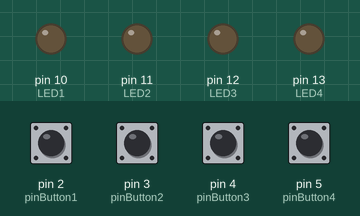
The sketch below on a simulated Arduino Uno, built with avr-gcc and run on an emulated ATmega328P. Parts: output pins drawn as LEDs (lit = HIGH). The inputs (shaded band) are chosen by the test bench; at power-on: pin 2 (pinButton1), pin 3 (pinButton2), pin 4 (pinButton3), pin 5 (pinButton4) LOW.

Above: at 1.2 s.
1.3 s: pin 2 (pinButton1) pulled HIGH for 1 s
At 3.1 s:
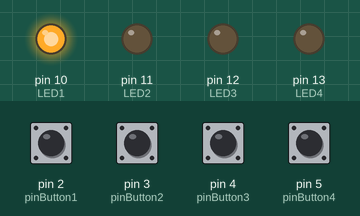
3.8 s: pin 3 (pinButton2) pulled HIGH for 0.15 s
At 4.3 s:
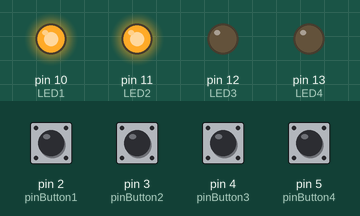
5.4 s: pin 4 (pinButton3) pulled HIGH for 0.15 s
At 6.6 s:
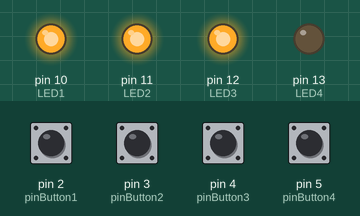
7.0 s: pin 5 (pinButton4) pulled HIGH for 0.15 s
At 8.0 s:
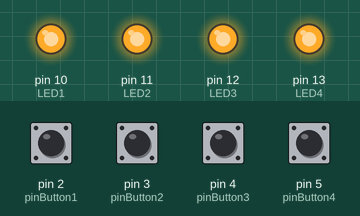
8.6 s: pin 2 (pinButton1) pulled HIGH for 0.15 s
At 9.2 s:
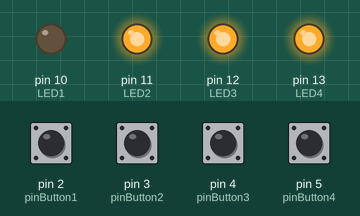
10.2 s: pin 3 (pinButton2) pulled HIGH for 1 s
At 12.3 s:
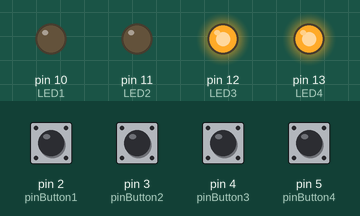
Timing chart, 0 to 13.7 s (numbered marks = the images above; inputs shaded):
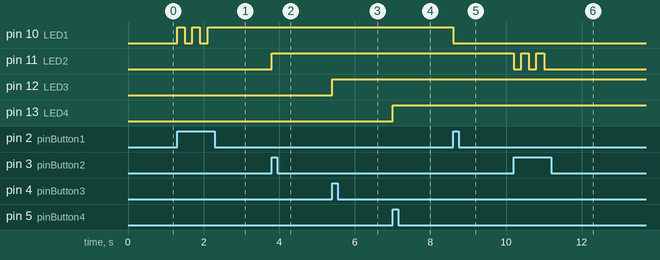

Measured:
- after the input at 1.3 s, pin 10 (LED1): alternates HIGH for 0.20 s and LOW for 0.20 s, 5 changes in all, then stays HIGH, starting at once
- after the input at 3.8 s, pin 11 (LED2): LOW → HIGH at once
- after the input at 5.4 s, pin 12 (LED3): LOW → HIGH at once
- after the input at 7.0 s, pin 13 (LED4): LOW → HIGH at once
- after the input at 8.6 s, pin 10 (LED1): HIGH → LOW at once
- after the input at 10.2 s, pin 11 (LED2): alternates HIGH for 0.20 s and LOW for 0.20 s, 5 changes in all, then stays LOW, starting at once

The sketch:

4_button_lights.ino
```cpp
int pinButton1 = 2;
int pinButton2 = 3;
int pinButton3 = 4;
int pinButton4 = 5;

int LED1 = 10;
int LED2 = 11;
int LED3 = 12;
int LED4 = 13;

int stateLED1 = LOW;
int stateButton1;
int stateLED2 = LOW;
int stateButton2;
int stateLED3 = LOW;
int stateButton3;
int stateLED4 = LOW;
int stateButton4;
int previous = LOW;

long time = 0;
long debounce = 200;

void setup() {
pinMode(pinButton1, INPUT);
pinMode(LED1, OUTPUT);
pinMode(pinButton2, INPUT);
pinMode(LED2, OUTPUT);
pinMode(pinButton3, INPUT);
pinMode(LED3, OUTPUT);
pinMode(pinButton4, INPUT);
pinMode(LED4, OUTPUT);
}

void loop() {

stateButton1 = digitalRead(pinButton1);
if(stateButton1 == HIGH && previous == LOW && millis() - time > debounce) {
if (stateLED1 == HIGH) {
stateLED1 = LOW;
} else {
stateLED1 = HIGH;
}
time = millis();
}
digitalWrite(LED1, stateLED1);
previous == stateButton1;

stateButton2 = digitalRead(pinButton2);
if(stateButton2 == HIGH && previous ==LOW && millis() - time > debounce) {
if (stateLED2 == HIGH) {
stateLED2 = LOW;
} else {
stateLED2 = HIGH;
}
time = millis();
}
digitalWrite(LED2, stateLED2);
previous == stateButton2;

stateButton3 = digitalRead(pinButton3);
if(stateButton3 == HIGH && previous == LOW && millis() - time > debounce){
if (stateLED3 == HIGH) {
stateLED3 = LOW;
} else {
stateLED3 = HIGH;
}
time = millis();
}
digitalWrite(LED3, stateLED3);
previous == stateButton3;

stateButton4 = digitalRead(pinButton4);
if(stateButton4 == HIGH && previous == LOW && millis() - time > debounce) {
if (stateLED4 == HIGH) {
stateLED4 = LOW;
} else {
stateLED4 = HIGH;
}
time = millis();
}
digitalWrite(LED4, stateLED4);
previous == stateButton4;
}
```
